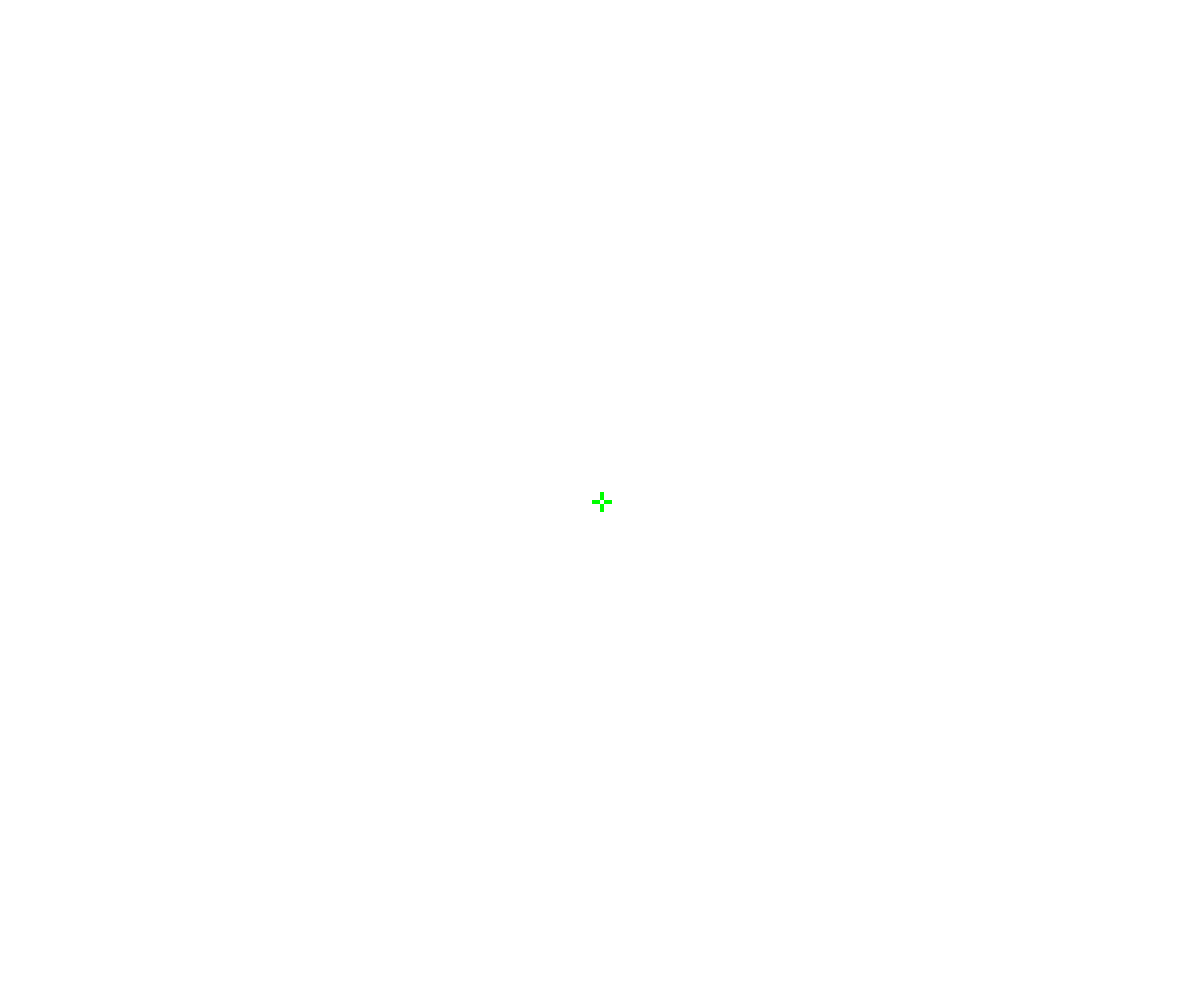
Frame 1 (no input)
Frame 60 (no input): identical to frame 1, image omitted
Frame 120 (the mouse pressed at the canvas centre since frame 60): identical to frame 1, image omitted

The p5.js sketch that drew this single still picture (run headless with seeded random() and noise() and a simulated clock; from frame 60 on, the mouse is pressed at the canvas centre):

// p5.js sketch
// ── sketch.js
// Project Title
// Your Name
// Date
//
// Extra for Experts:
// - describe what you did to take this project "above and beyond"


let w = 4;
let h = 8;




function setup() {
  createCanvas(windowWidth, windowHeight);
}

function draw() {
  background(255);
  drawCrosshair();
  //randomTargets();
}


function drawCrosshair() {
  fill(0, 255, 0);
  noStroke();
  let x = windowWidth/2;
  let y = windowHeight/2;
  rect(x, y - h , w, h);
  rect(x, y + w, w, h);
  rect(x - h, y, h, w);
  rect(x + w, y, h, w);
}

function randomTargets() {
  let randomX = random(0, windowWidth);
  let randomY = random(0, windowHeight);
  fill("red");
  circle(randomX, randomY, 100);
}
